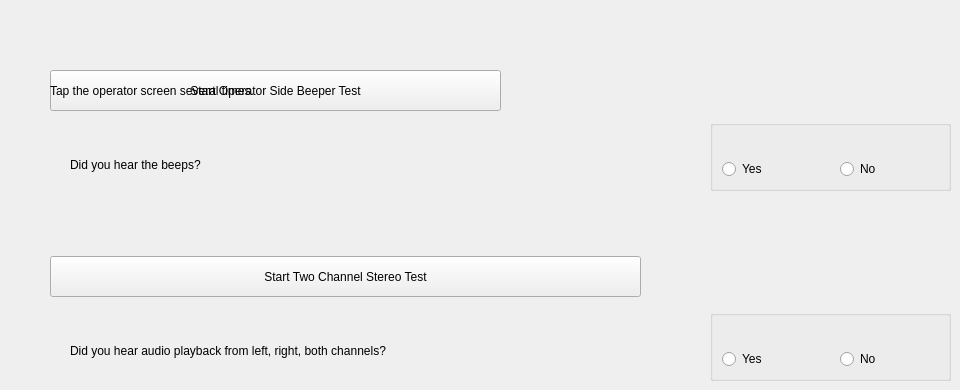
     <widget class="QWidget" name="audioTab">
      <attribute name="title">
       <string>Audio</string>
      </attribute>
      <widget class="QPushButton" name="startBeeperTestButton">
       <property name="enabled">
        <bool>true</bool>
       </property>
       <property name="geometry">
        <rect>
         <x>50</x>
         <y>70</y>
         <width>451</width>
         <height>41</height>
        </rect>
       </property>
       <property name="maximumSize">
        <size>
         <width>16777215</width>
         <height>41</height>
        </size>
       </property>
       <property name="text">
        <string>Start Operator Side Beeper Test</string>
       </property>
      </widget>
      <widget class="QPushButton" name="startStereoTestButton">
       <property name="geometry">
        <rect>
         <x>50</x>
         <y>256</y>
         <width>591</width>
         <height>41</height>
        </rect>
       </property>
       <property name="maximumSize">
        <size>
         <width>16777215</width>
         <height>41</height>
        </size>
       </property>
       <property name="text">
        <string>Start Two Channel Stereo Test</string>
       </property>
      </widget>
      <widget class="QLabel" name="lblConfirmBeeps">
       <property name="geometry">
        <rect>
         <x>70</x>
         <y>150</y>
         <width>568</width>
         <height>29</height>
        </rect>
       </property>
       <property name="sizePolicy">
        <sizepolicy hsizetype="Fixed" vsizetype="Fixed">
         <horstretch>0</horstretch>
         <verstretch>0</verstretch>
        </sizepolicy>
       </property>
       <property name="text">
        <string>Did you hear the beeps?</string>
       </property>
      </widget>
      <widget class="QLabel" name="lblConfirmSpeakers">
       <property name="geometry">
        <rect>
         <x>70</x>
         <y>336</y>
         <width>652</width>
         <height>29</height>
        </rect>
       </property>
       <property name="sizePolicy">
        <sizepolicy hsizetype="Fixed" vsizetype="Fixed">
         <horstretch>0</horstretch>
         <verstretch>0</verstretch>
        </sizepolicy>
       </property>
       <property name="text">
        <string>Did you hear audio playback from left, right, both channels?</string>
       </property>
      </widget>
      <widget class="QGroupBox" name="gbBeeperTestAnswers">
       <property name="geometry">
        <rect>
         <x>710</x>
         <y>120</y>
         <width>241</width>
         <height>71</height>
        </rect>
       </property>
       <property name="title">
        <string/>
       </property>
       <widget class="QRadioButton" name="rbBeeperTestAnswerYes">
        <property name="geometry">
         <rect>
          <x>12</x>
          <y>19</y>
          <width>101</width>
          <height>60</height>
         </rect>
        </property>
        <property name="text">
         <string>Yes</string>
        </property>
        <property name="iconSize">
         <size>
          <width>24</width>
          <height>24</height>
         </size>
        </property>
       </widget>
       <widget class="QRadioButton" name="rbBeeperTestAnswerNo">
        <property name="geometry">
         <rect>
          <x>130</x>
          <y>19</y>
          <width>82</width>
          <height>60</height>
         </rect>
        </property>
        <property name="text">
         <string>No</string>
        </property>
       </widget>
      </widget>
      <widget class="QGroupBox" name="gbStereoTestAnswers">
       <property name="geometry">
        <rect>
         <x>710</x>
         <y>310</y>
         <width>241</width>
         <height>71</height>
        </rect>
       </property>
       <property name="title">
        <string/>
       </property>
       <widget class="QRadioButton" name="rbStereoTestAnswerYes">
        <property name="geometry">
         <rect>
          <x>12</x>
          <y>19</y>
          <width>101</width>
          <height>60</height>
         </rect>
        </property>
        <property name="text">
         <string>Yes</string>
        </property>
        <property name="iconSize">
         <size>
          <width>24</width>
          <height>24</height>
         </size>
        </property>
       </widget>
       <widget class="QRadioButton" name="rbStereoTestAnswerNo">
        <property name="geometry">
         <rect>
          <x>130</x>
          <y>19</y>
          <width>82</width>
          <height>60</height>
         </rect>
        </property>
        <property name="text">
         <string>No</string>
        </property>
       </widget>
      </widget>
      <widget class="QLabel" name="lblTapSeveralTimes">
       <property name="geometry">
        <rect>
         <x>50</x>
         <y>70</y>
         <width>568</width>
         <height>41</height>
        </rect>
       </property>
       <property name="sizePolicy">
        <sizepolicy hsizetype="Fixed" vsizetype="Fixed">
         <horstretch>0</horstretch>
         <verstretch>0</verstretch>
        </sizepolicy>
       </property>
       <property name="text">
        <string>Tap the operator screen several times.</string>
       </property>
      </widget>
     </widget>
